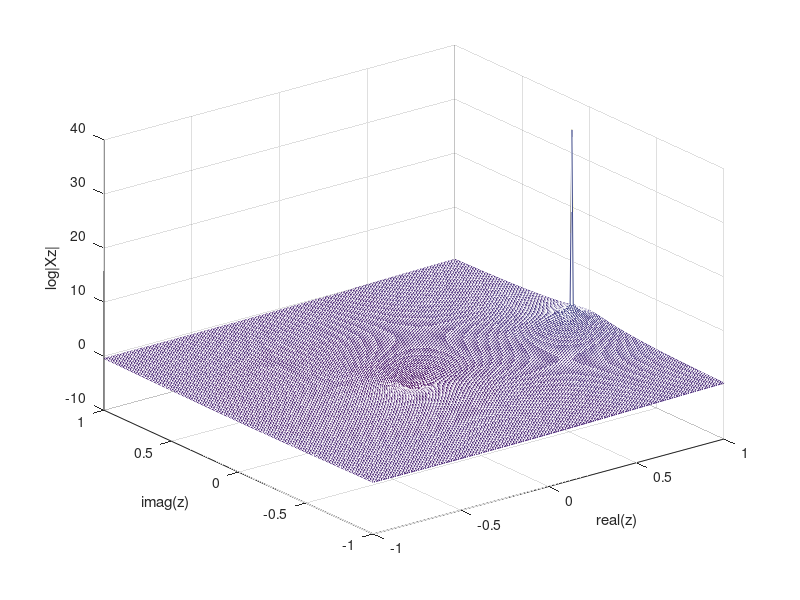
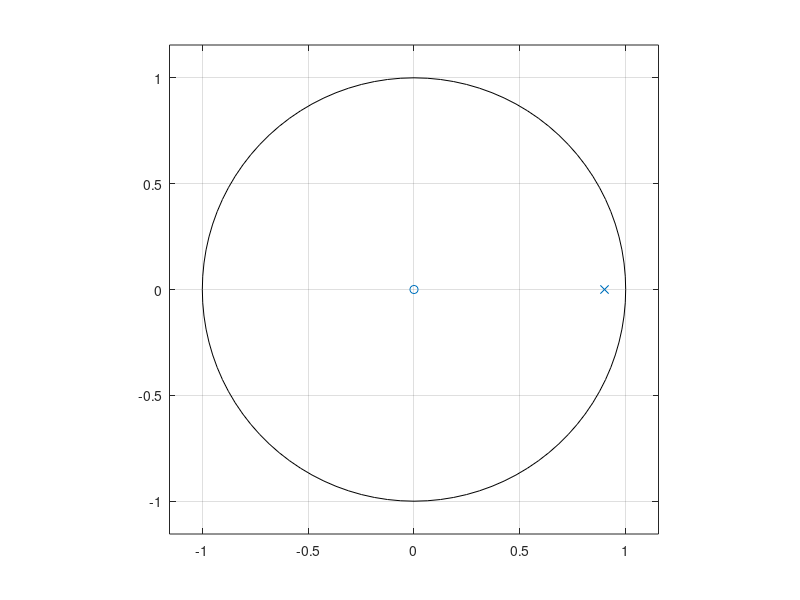
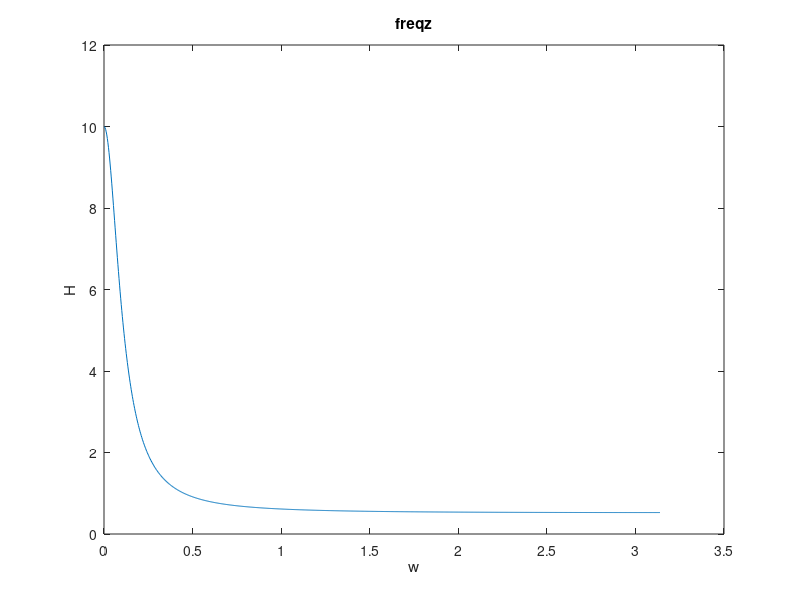
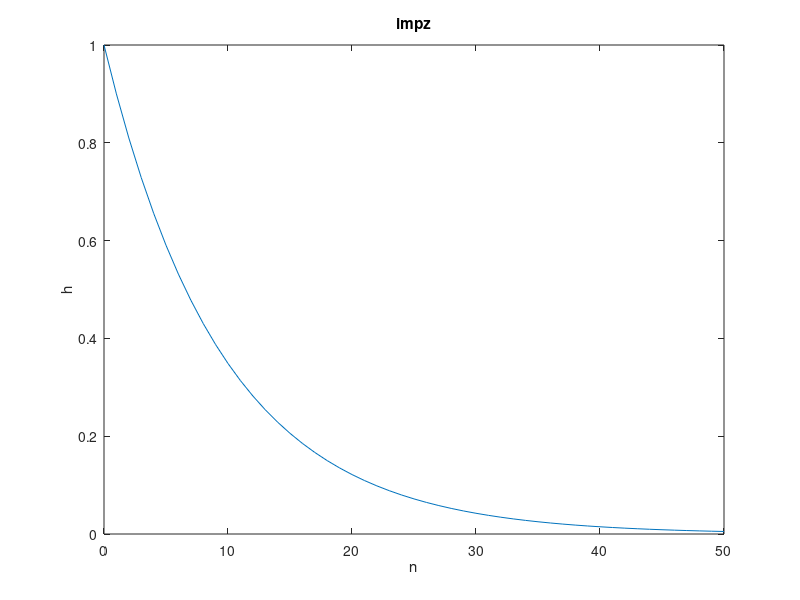

Source code (MATLAB) for these figures, in order:

[x,y] = meshgrid(-1:0.01:1);
z = x+(1i*y);
p = 0.9; 
X = z./(z-p); 
Z = log(abs(X));
figure; % part-a
mesh(x,y,Z);
xlabel("real(z)");
ylabel("imag(z)");
zlabel("log|Xz|");
b = [1 0];
a = [1 -p];
figure; % part-b
zplane(b,a); 
[H,w] = freqz(b,a,1001);
figure; % part-c
plot(w,H);
xlabel("w");
ylabel("H");
title("freqz");
[h,n] = impz(b,a,51);
figure; % part-d
plot(n,h);
xlabel("n");
ylabel("h");
title("impz");
%}
% part-e
%{
[x,y] = meshgrid(-1:0.01:1);
z = x+(1i*y);
p = 1+1i; 
theta = pi/3;
r = 0.95;
X = (z.^2 - 2*cos(theta)*z + 1)./(z.^2 - 2*r*cos(theta)*z + r^2); 
Z = log(abs(X));
figure;
mesh(x,y,Z);
xlabel("real(z)");
ylabel("imag(z)");
zlabel("log|Xz|");
b = [1 -2*cos(theta) 1];
a = [1 -2*r*cos(theta) r^2];
figure;
zplane(b,a);
[H,w] = freqz(b,a,1001);
figure;
plot(w,H);
xlabel("w");
ylabel("H");
title("freqz");
[h,n] = impz(b,a,51);
figure;
plot(n,h);
xlabel("n");
ylabel("h");
title("impz");
%}
% part-f = The poles and zeros of the plot are at for p = . Changing theta
% changes the angle of ploes and zeros from the x-axis, and changing r
% changes the distances of poles from the center.